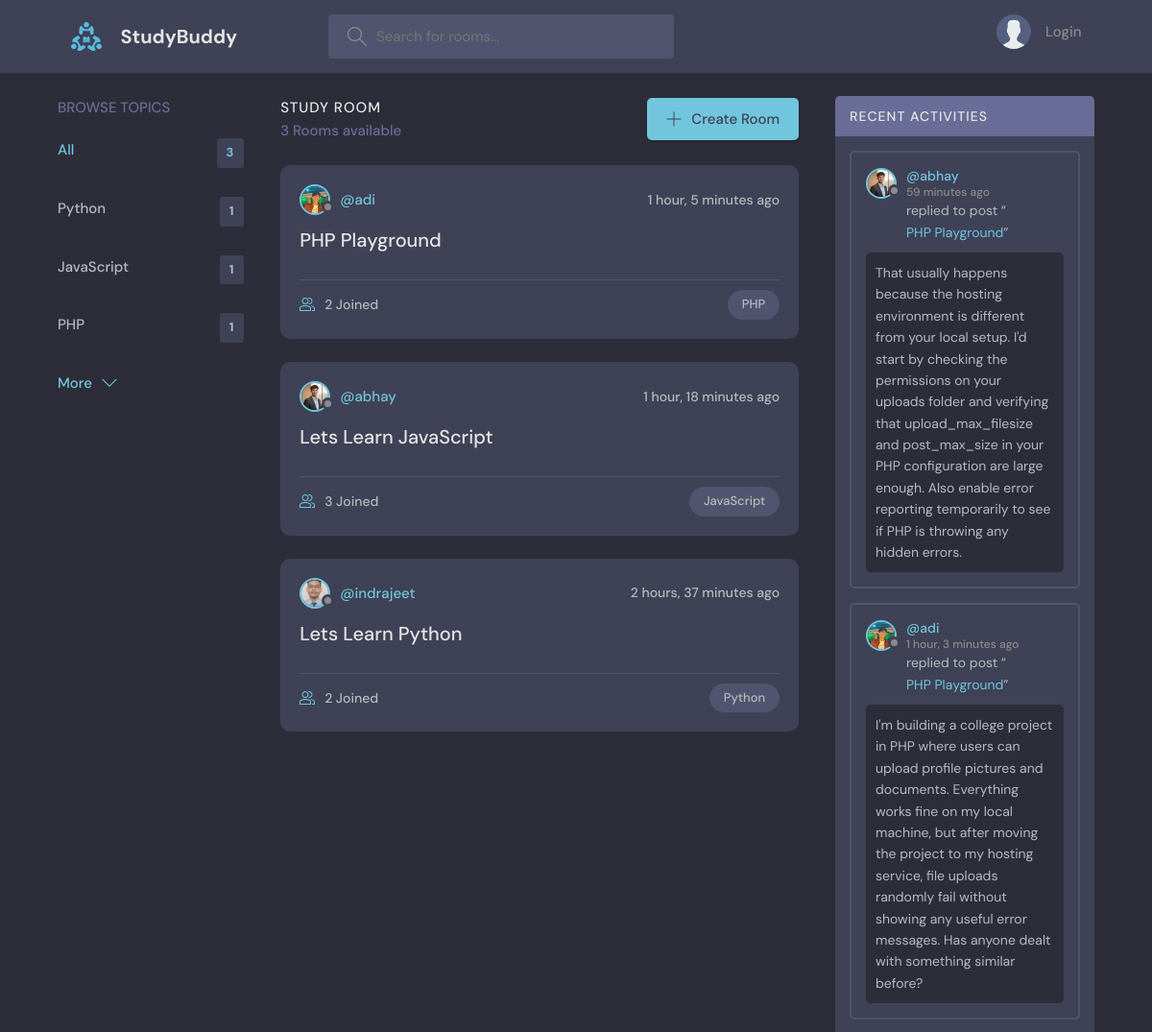
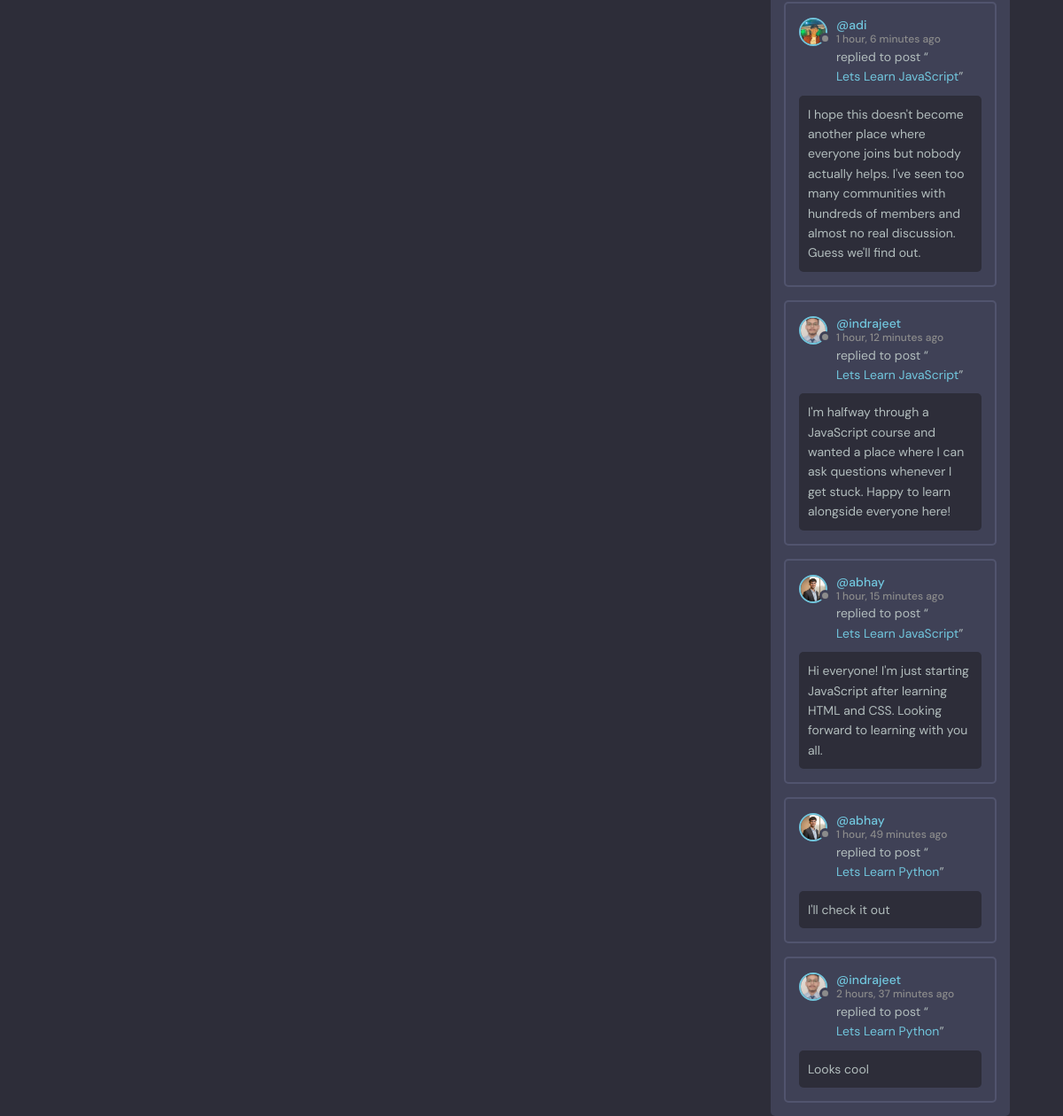
The page / on the database its author committed (2 pictures, top to bottom).
### base/models.py (models this page shows, shortened)
class Topic(models.Model):
    name = models.CharField(max_length=200)

class Room(models.Model):
    host = models.ForeignKey(User, on_delete=models.SET_NULL, null=True)
    topic = models.ForeignKey(Topic, on_delete=models.SET_NULL, null=True)
    name = models.CharField(max_length=200)
    description = models.TextField(null=True, blank=True)
    participants = models.ManyToManyField(User, related_name='participants', blank=True)
    updated = models.DateTimeField(auto_now=True)
    created = models.DateTimeField(auto_now_add=True)
    class Meta:
        ordering = ['-updated', '-created']
    def __str__(self):
        return self.name

class User(AbstractUser):
    name = models.CharField(max_length=200, null=True)
    email = models.EmailField(unique=True, null=True)
    bio = models.TextField(null=True)
    avatar = models.ImageField(null=True, default="avatar.svg")
    USERNAME_FIELD = 'email'
    REQUIRED_FIELDS = []

class Message(models.Model):
    user = models.ForeignKey(User, on_delete=models.CASCADE)
    room = models.ForeignKey(Room, on_delete=models.CASCADE)
    body = models.TextField()
    updated = models.DateTimeField(auto_now=True)
    created = models.DateTimeField(auto_now_add=True)
    class Meta:
        ordering = ['-updated', '-created']

### base/views.py (the view)
# urls.py: path('', views.home, name="home"),
def home(request):
    q = request.GET.get('q') if request.GET.get('q') != None else ''
    rooms = Room.objects.filter(
        Q(topic__name__icontains=q) |
        Q(name__icontains=q) |
        Q(description__icontains=q)
        )
    topics = Topic.objects.all()[0:5]
    room_count = rooms.count()
    room_messages = Message.objects.filter(Q(room__topic__name__icontains=q))
    context = {'rooms': rooms, 'topics': topics, 'room_count': room_count, 'room_messages': room_messages }
    return render(request, 'base/home.html', context)

### base/templates/base/home.html (shortened to what this page needs)
{% extends 'main.html' %} {% block content %}
<main class="layout layout--3">
  <div class="container">
    {% include 'base/topics_component.html' %}
    <div class="roomList">
      <div class="roomList__header">
        <div>
          <h2>Study Room</h2>
          <p>{{room_count}} Rooms available</p>
        </div>
        <a class="btn btn--main" href="{% url 'create-room' %}">
          <svg
            version="1.1"
            xmlns="http://www.w3.org/2000/svg"
            width="32"
            height="32"
            viewBox="0 0 32 32"
          >
            <title>add</title>
            <path
              d="M16.943 0.943h-1.885v14.115h-14.115v1.885h14.115v14.115h1.885v-14.115h14.115v-1.885h-14.115v-14.115z"
            ></path>
          </svg>
          Create Room
        </a>
      </div>
      {% include 'base/feed_component.html' %}
    </div>
    {% include 'base/activity_component.html' %}
  </div>
</main>
{% endblock %}

### base/templates/base/topics_component.html
<div class="topics">
  <div class="topics__header">
    <h2>Browse Topics</h2>
  </div>
  <ul class="topics__list">
    <li>
      <a href="{% url 'home' %}" class="active"
        >All <span>{{topics.count}}</span></a
      >
    </li>
    {% for topic in topics %}
    <li>
      <a href="{% url 'home' %}?q={{topic.name}}"
        >{{topic.name}}<span>{{topic.room_set.all.count}}</span></a
      >
    </li>
    {% endfor %}
  </ul>
  <a class="btn btn--link" href="{% url 'topics' %}">
    More
    <svg
      version="1.1"
      xmlns="http://www.w3.org/2000/svg"
      width="32"
      height="32"
      viewBox="0 0 32 32"
    >
      <title>chevron-down</title>
      <path d="M16 21l-13-13h-3l16 16 16-16h-3l-13 13z"></path>
    </svg>
  </a>
</div>

### base/templates/base/feed_component.html (shortened to what this page needs)
{% for room in rooms %}
<div class="roomListRoom">
  <div class="roomListRoom__header">
    <a
      href="{% url 'user-profile' room.host.id %}"
      class="roomListRoom__author"
    >
      <div class="avatar avatar--small">
        <img src="{{room.host.avatar.url}}" />
      </div>
      <span>@{{room.host.username}}</span>
    </a>
    <div class="roomListRoom__actions">
      <span>{{room.created|timesince}} ago</span>
    </div>
  </div>
  <div class="roomListRoom__content">
    <a href="{% url 'room' room.id %}">{{room.name}}</a>
  </div>
  <div class="roomListRoom__meta">
    <a href="{% url 'room' room.id %}" class="roomListRoom__joined">
      {{room.participants.all.count}} Joined
    </a>
    <p class="roomListRoom__topic">{{room.topic.name}}</p>
  </div>
</div>
{% endfor %}

### base/templates/base/activity_component.html (shortened to what this page needs)
<div class="activities">
  <div class="activities__header">
    <h2>Recent Activities</h2>
  </div>
  {% for message in room_messages %}
  <div class="activities__box">
    <div class="activities__boxHeader roomListRoom__header">
      <a
        href="{% url 'user-profile' message.user.id %}"
        class="roomListRoom__author"
      >
        <div class="avatar avatar--small">
          <img src="{{message.user.avatar.url}}" />
        </div>
        <p>
          @{{message.user.username}}
          <span>{{message.created|timesince}} ago</span>
        </p>
      </a>
    </div>
    <div class="activities__boxContent">
      <p>
        replied to post “<a href="{% url 'room' message.room.id %}"
          >{{message.room}}</a
        >”
      </p>
      <div class="activities__boxRoomContent">{{message.body}}</div>
    </div>
  </div>
  {% endfor %}
</div>

### rows shown on the page
Topic: name "Python", room_set.all.count "1"
Topic: name "JavaScript", room_set.all.count "1"
Topic: name "PHP", room_set.all.count "1"
Room: host.avatar (picture), host.username "adi", created "1 hour, 5 minutes", name "PHP Playground", participants.all.count "2", topic.name "PHP"
Room: host.avatar (picture), host.username "abhay", created "1 hour, 18 minutes", name "Lets Learn JavaScript", participants.all.count "3", topic.name "JavaScript"
Room: host.avatar (picture), host.username "indrajeet", created "2 hours, 37 minutes", name "Lets Learn Python", participants.all.count "2", topic.name "Python"
Message: user.avatar (picture), user.username "abhay", created "59 minutes", room "PHP Playground", body "That usually happens because the hosting environment is different from your local setup. I'd start by checking the permissions on your uploads folder and verifying that upload_max_filesize and post_max_size in your PHP configuration are large enough. Also enable error reporting temporarily to see if PHP is throwing any hidden errors."
Message: user.avatar (picture), user.username "adi", created "1 hour, 3 minutes", room "PHP Playground", body "I'm building a college project in PHP where users can upload profile pictures and documents. Everything works fine on my local machine, but after moving the project to my hosting service, file uploads randomly fail without showing any useful error messages. Has anyone dealt with something similar before?"
Message: user.avatar (picture), user.username "adi", created "1 hour, 6 minutes", room "Lets Learn JavaScript", body "I hope this doesn't become another place where everyone joins but nobody actually helps. I've seen too many communities with hundreds of members and almost no real discussion. Guess we'll find out."
Message: user.avatar (picture), user.username "indrajeet", created "1 hour, 12 minutes", room "Lets Learn JavaScript", body "I'm halfway through a JavaScript course and wanted a place where I can ask questions whenever I get stuck. Happy to learn alongside everyone here!"
Message: user.avatar (picture), user.username "abhay", created "1 hour, 15 minutes", room "Lets Learn JavaScript", body "Hi everyone! I'm just starting JavaScript after learning HTML and CSS. Looking forward to learning with you all."
Message: user.avatar (picture), user.username "abhay", created "1 hour, 49 minutes", room "Lets Learn Python", body "I'll check it out"
Message: user.avatar (picture), user.username "indrajeet", created "2 hours, 37 minutes", room "Lets Learn Python", body "Looks cool"

### other values the page prints
{{ topics.count }} "3"
{{ room_count }} "3"
